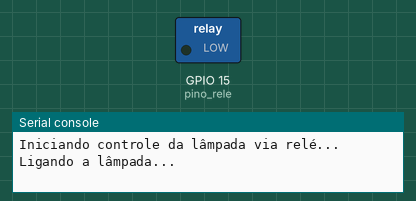
Recording of a program running on a simulated ESP32 board running MicroPython. Shown: switched loads named in the program (green lamp = pin HIGH), the last lines printed to the serial console. Wiring (from the project's diagram.json): relay on GPIO 15.

Above: at 1.5 s.
At 4.5 s:
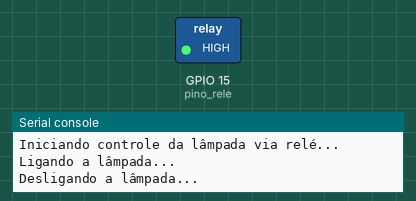
Timing chart, 0 to 7.8 s (numbered marks = the images above):
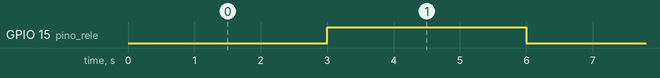

Measured:
- by itself, GPIO 15 (pino_rele): alternates HIGH for 3.0 s and LOW for 3.0 s

The program:

main.py
```python
from machine import Pin
import time

# --- Configuração do Pino de Controle do Relé ---
# O pino IN do relé está conectado ao GPIO 15.
# Configuramos o pino como uma saída.
pino_rele = Pin(15, Pin.OUT)

print("Iniciando controle da lâmpada via relé...")

# --- Loop Principal ---
while True:
    # A maioria dos módulos relé no Wokwi e no mundo real
    # são "ativos em nível baixo", o que significa que um sinal 0 (LOW) liga o relé.

    print("Ligando a lâmpada...")
    pino_rele.value(0) # Envia sinal LOW para ligar o relé
    time.sleep(3)      # Mantém a lâmpada acesa por 3 segundos

    print("Desligando a lâmpada...")
    pino_rele.value(1) # Envia sinal HIGH para desligar o relé
    time.sleep(3)      # Mantém a lâmpada apagada por 3 segundos
```
